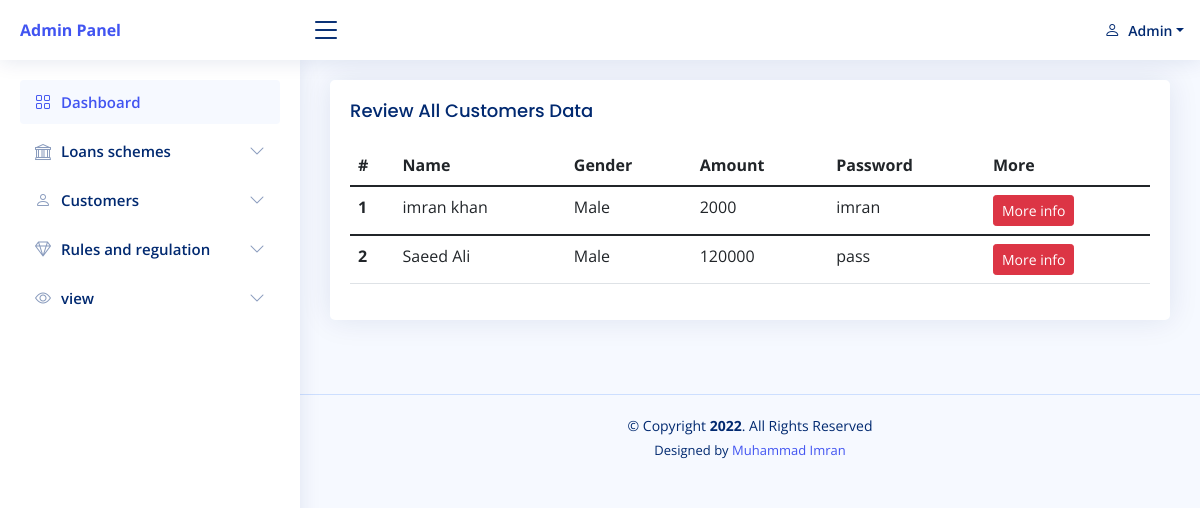
Page /NiceAdmin/All_customers.php (signed in) on the committed database.
### tables this page shows
CREATE TABLE `basic_inquiry_table` (
  `basic_inquiry_id` int(11) NOT NULL AUTO_INCREMENT,
  `basic_inquiry_amount` int(11) DEFAULT NULL,
  `basic_inquiry_gender` varchar(255) DEFAULT NULL,
  `basic_inquiry_first_name` varchar(255) DEFAULT NULL,
  `basic_inquiry_last_name` varchar(255) DEFAULT NULL,
  `basic_inquiry_customer_password` varchar(255) DEFAULT NULL,
  `basic_inquiry_email_address` varchar(255) DEFAULT NULL,
  `basic_inquiry_phone_number` varchar(255) DEFAULT NULL,
  `basic_inquiry_MARITAL_STATUS` varchar(255) DEFAULT NULL,
  `basic_inquiry_emp_industry` varchar(255) DEFAULT NULL,
  `basic_inquiry_emp_industry_name` varchar(255) DEFAULT NULL,
  `basic_inquiry_emp_industry_p_number` varchar(255) DEFAULT NULL,
  `basic_inquiry_emp_monthly_income` int(11) DEFAULT NULL,
  `basic_inquiry_status` int(11) DEFAULT 1,
  PRIMARY KEY (`basic_inquiry_id`)
);

### NiceAdmin/All_customers.php (the view, shortened to what this page needs)
<?php
require_once("header.php");
?>
  <main id="main" class="main">
    <section class="section dashboard">
      <div class="row">
        <div class="col-lg-12">
          <div class="card">
            <div class="card-body">
              <h5 class="card-title">Review All Customers Data </h5>
              <table class="table">
                <thead>
                  <tr>
                    <th scope="col">#</th>
                    <th scope="col">Name</th>
                    <th scope="col">Gender</th>
                    <th scope="col">Amount</th>
                    <th scope="col">Password</th>
                    <th scope="col">More</th>
                  </tr>
                </thead>
				<?php
				$query="select * from basic_inquiry_table order by basic_inquiry_id DESC";
				$runquery=mysqli_query($link,$query);
				$no = 1;
				if(mysqli_num_rows($runquery)>0){
				while($row=mysqli_fetch_array($runquery)){
				?>
                <tbody>
                  <tr>
                    <th scope="row"><?php echo $no; ?></th>
                    <td><?php echo $row['basic_inquiry_first_name'].' '.$row['basic_inquiry_last_name']; ?></td>
                    <td><?php echo $row['basic_inquiry_gender']; ?></td>
                    <td><?php echo $row['basic_inquiry_amount']; ?></td>
                    <td><?php echo $row['basic_inquiry_customer_password']; ?></td>
                     <td><a href="Moreinfo.php?moreID=<?php echo $row['basic_inquiry_id']; ?>" ><button type="button" title="click here for more details" class="btn btn-danger btn-sm">More info</button></a></td>
                  </tr>
				  <?php
				  $no++;
				}
				}else
				{
				?>
				 <tr>
                    <td colspan="4" class="text text-center text-danger">Rcord Not Found</td>
                  </tr>
				 <?php
				 }
				 ?>
                </tbody>
              </table>
            </div>
          </div>
        </div>
      </div>
    </section>
  <br/>
  </main>
  <?php
require_once("footer.php");
?>

### NiceAdmin/assets/css/style.css (style rules this page uses)
:root { scroll-behavior: smooth; }
body { font-family: "Open Sans", sans-serif; background: #f6f9ff; color: #444444; }
a { color: #4154f1; text-decoration: none; }
h1, h2, h3, h4, h5, h6 { font-family: "Nunito", sans-serif; }
#main { margin-top: 60px; padding: 20px 30px; transition: all 0.3s; }
.card { margin-bottom: 30px; border: none; border-radius: 5px; box-shadow: 0px 0 30px rgba(1, 41, 112, 0.1); overflow: hidden; }
.card-title { padding: 20px 0 15px 0; font-size: 18px; font-weight: 500; color: #012970; font-family: "Poppins", sans-serif; }
.card-body { padding: 0 20px 20px 20px; }
@media (min-width: 1200px) { #main, #footer { margin-left: 300px; } }

### rows in the picture
basic_inquiry_table: basic_inquiry_first_name "imran", basic_inquiry_last_name "khan", basic_inquiry_gender "Male", basic_inquiry_amount "2000", basic_inquiry_customer_password "imran"
basic_inquiry_table: basic_inquiry_first_name "Saeed", basic_inquiry_last_name "Ali", basic_inquiry_gender "Male", basic_inquiry_amount "120000", basic_inquiry_customer_password "pass"
